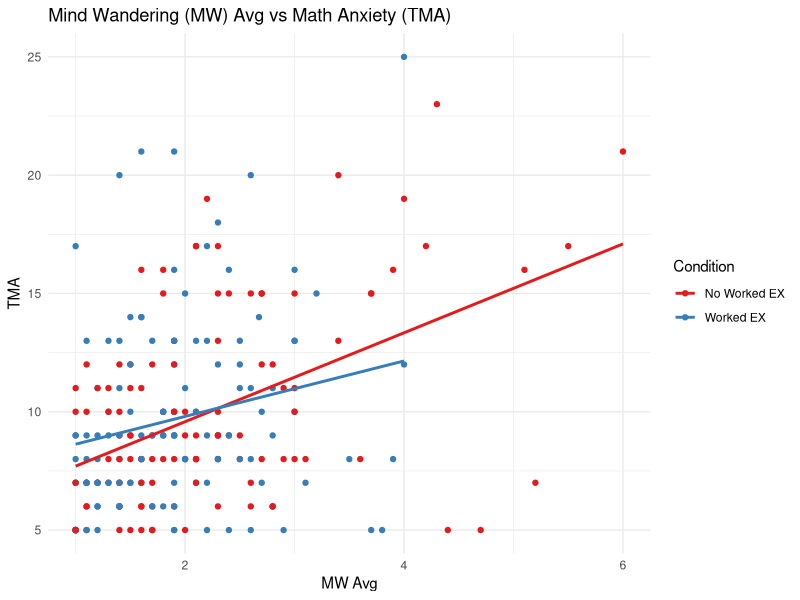
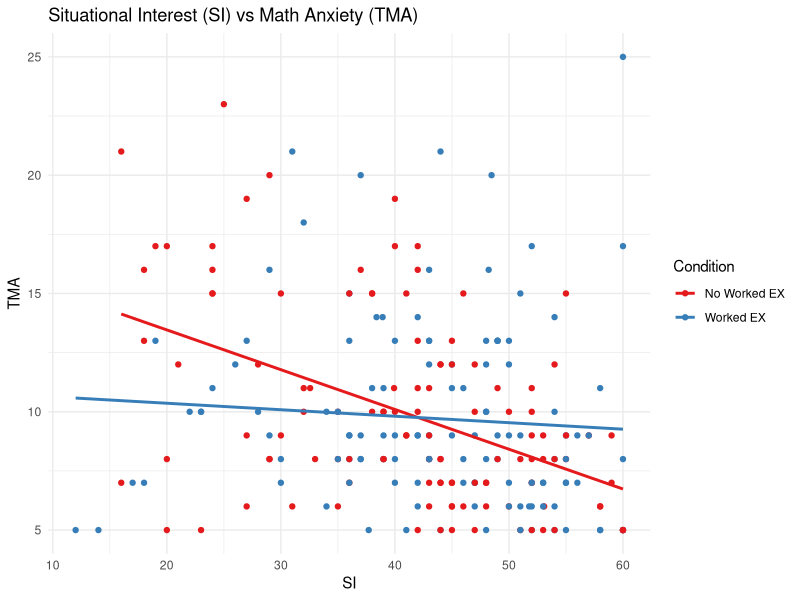

Write R code to recreate these figures, in order.
## ---- chunk 1
knitr::opts_chunk$set(echo = TRUE)
## ---- chunk 2
library(tidyverse) 
## ---- chunk 3
df <- read.csv("../../data/clean2.csv")
head(df)
glimpse(df)
## ---- chunk 4
m1_1 <- df %>% 
        lm(formula = tma ~ cond + mw1 + mw2 + under_avg + HOT + under_avg + si_sum)
summary(m1_1)
## ---- chunk 5
# Take the average of mind wandering day 1 and day 2
df <- df %>% 
        mutate( mw_avg = rowMeans(df[6:7], na.rm = TRUE))
## ---- chunk 6
m1_2 <- df %>% 
        lm(formula = tma ~ cond + mw_avg + under_avg + HOT  + si_sum)
summary(m1_2)
## ---- chunk 7
# Take the ratio of mw1 and mw2
df <- df %>% 
        mutate(mw_ratio  = case_when(
          is.na(mw1) & is.na(mw2) ~ 0,
          is.na(mw1) | is.na(mw2) ~ 1,
          !is.na(mw1) & !is.na(mw2) ~ mw1 / mw2) )
## ---- chunk 8
m1_3 <- df %>% 
        lm(formula = tma ~ cond + mw_ratio + under_avg + HOT + under_avg + si_sum)
summary(m1_3)
## ---- chunk 9
# Taking the percent change of mw1 and mw2
df <- df %>% 
        mutate(mw_ratio  = case_when(
          is.na(mw1) | is.na(mw2) ~ 0,
          !is.na(mw1) & !is.na(mw2) ~ (mw2 - mw1) / mw1) )
## ---- chunk 10
m1_4 <- df %>% 
        lm(formula = tma ~ cond + mw_ratio + under_avg + HOT + under_avg + si_sum)
summary(m1_4)
## ---- chunk 11
m1_5 <- df %>% 
        lm(formula = tma ~ cond + mw_avg + si_sum + mw_avg * cond + si_sum * cond)
summary(m1_5)
## ---- chunk 12
df %>% 
  ggplot(aes(x = mw_avg, y = tma, color = as.factor(cond))) + 
  geom_point() + geom_smooth(method = "lm", se = FALSE) +
  labs(title = "Mind Wandering (MW) Avg vs Math Anxiety (TMA)", x = "MW Avg", y = "TMA",
       color = "Condition") +
  scale_color_brewer(palette="Set1", labels = 
                      c("No Worked EX", "Worked EX")) + 
  theme_minimal()
## ---- chunk 13
df %>% 
  ggplot(aes(x = si_sum, y = tma, color = as.factor(cond))) + 
  geom_point() + geom_smooth(method = "lm", se = FALSE) +
  labs(title = "Situational Interest (SI) vs Math Anxiety (TMA)", x = "SI", y = "TMA",
       color = "Condition") +
  scale_color_brewer(palette="Set1", labels = 
                      c("No Worked EX", "Worked EX")) + 
  theme_minimal()
## ---- chunk 14
# Mind wandering
fit1 <- df %>% 
        lm(formula = mw_avg ~ cond + si_sum + under_avg + HOT)
summary(fit1)
## ---- chunk 15
# Mind wandering
fit1 <- df %>% 
        lm(formula = si_sum ~ cond + mw_avg + under_avg + HOT)
summary(fit1)
